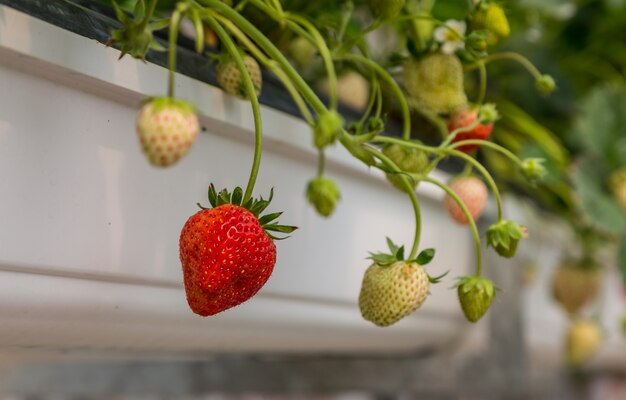
#> input picture Test2/test12.jpg, 626 x 400 px
$ python test.py
#> lines starting #> are read from the running program, lines starting #| are printed output that depends on the picture; after the words box and inside, x2 and y2 are one past the last pixel; in counts of white or black regions, pixels touching at a corner belong together

import cv2
import os
import time
import numpy as np
from operator import itemgetter
import matplotlib.pyplot as plt
from random import randint, uniform

# kmeans implementation with k-means++ initialization
def kmeans(data, k, max_iterations=100, tolerance=1e-4):
    centroids = [data[randint(0, data.shape[0] - 1)]]

    # Initialize other centroids using k-means++ initialization
    for _ in range(k - 1):
        distances = np.sqrt(((data - np.array(centroids)[:, np.newaxis])**2).sum(axis=2))
        min_distances = np.min(distances, axis=0)
        probabilities = min_distances / min_distances.sum()
        centroids.append(data[np.random.choice(data.shape[0], p=probabilities)])

    centroids = np.array(centroids)

    for _ in range(max_iterations):
        # Assign each data point to the closest centroid
        distances = np.sqrt(((data - centroids[:, np.newaxis])**2).sum(axis=2))
        cluster_assignments = np.argmin(distances, axis=0)

        # Update centroids
        new_centroids = np.array([data[cluster_assignments == i].mean(axis=0) for i in range(k)])

        # Check for convergence
        if np.abs(centroids - new_centroids).sum() < tolerance:
            break

        centroids = new_centroids

    return cluster_assignments, centroids

def detect_ripe_fruits(image):
    # Convert image to RGB color space
    rgb_image = cv2.cvtColor(image, cv2.COLOR_BGR2RGB)
    # Reshape the image to a 2D array of pixels and 3 color values (RGB)
    pixel_values = rgb_image.reshape((-1, 3))
    # Convert to float32
    pixel_values = np.float32(pixel_values)
    # Apply K-Means clustering
    num_clusters = 6
    labels, centers = kmeans(pixel_values, num_clusters)
    # Convert centers back to uint8
    centers = np.uint8(centers)
    # Create a new image by mapping each pixel to its corresponding cluster center
    segmented_image = centers[labels.flatten()]
    segmented_image = segmented_image.reshape(rgb_image.shape)
    # Create a mask for red color
    red_mask = cv2.inRange(segmented_image, (160, 0, 0), (255, 100, 100))
    # Find contours in the red mask
    contours, _ = cv2.findContours(red_mask, cv2.RETR_EXTERNAL, cv2.CHAIN_APPROX_SIMPLE)

    # Remove small contours
    def remove_small_boxes(contours, min_area=1000):
        filtered_contours = []
        for cnt in contours:
            area = cv2.contourArea(cnt)
            if area > min_area:
                filtered_contours.append(cnt)
        return filtered_contours

    contours = remove_small_boxes(contours, min_area=1500)

    # Merge nearby bounding boxes
    def merge_nearby_boxes(boxes, max_distance=10):
      merged_boxes = []
      for box in boxes:
          x, y, w, h = box
          merged = False
          for i, merged_box in enumerate(merged_boxes):
              mx, my, mw, mh = merged_box
              if abs(x - mx) < max_distance or abs(x + w - (mx + mw)) < max_distance or abs(y - my) < max_distance or abs(y + h - (my + mh)) < max_distance:
                  x1 = min(x, mx)
                  y1 = min(y, my)
                  x2 = max(x + w, mx + mw)
                  y2 = max(y + h, my + mh)
                  merged_boxes[i] = [x1, y1, x2 - x1, y2 - y1]
                  merged = True
                  break
          if not merged:
              merged_boxes.append([x, y, w, h])
      return merged_boxes

    boxes = [cv2.boundingRect(cnt) for cnt in contours]
    merged_boxes = merge_nearby_boxes(boxes, max_distance=10)

    # Remove inner bounding boxes
    def remove_inner_boxes(boxes):
        outer_boxes = []
        for box in boxes:
            x, y, w, h = box
            is_inner = False
            for outer_box in outer_boxes:
                ox, oy, ow, oh = outer_box
                if x >= ox and x + w <= ox + ow and y >= oy and y + h <= oy + oh:
                    is_inner = True
                    break
            if not is_inner:
                outer_boxes.append(box)
        return outer_boxes


    final_boxes = remove_inner_boxes(merged_boxes)

    # Draw bounding boxes around the detected ripe fruits
    # Draw bounding boxes around the detected ripe fruits
    result_image = rgb_image.copy()
    for box in final_boxes:
        x, y, w, h = box
        cv2.rectangle(result_image, (x, y), (x + w, y + h), (255, 0, 0), 2)  # Vẽ hình chữ nhật quanh quả chín

    return result_image


if __name__ == "__main__":
    image = cv2.imread('Test2/test12.jpg')
#> image is the input picture: shape (400, 626, 3); mean B, G, R 92.4, 121.8, 129.8

    # Detect ripe fruits with K=3 and max_iterations=5
    print("Thực hiện Kmeans với K=3, max_iterations=5")
    result_5_iter = detect_ripe_fruits(image)
#> in kmeans, `centroids = [data[randint(0, data.shape[0] - 1)]]`: centroids = [[97, 89, 78]]
#> after the loop in kmeans, `for _ in range(k - 1):`: centroids = [[97, 89, 78], [178, 177, 175], [143, 134, 119], [171, 168, 161], [119, 126, 30], [200, 179, 90]]
#> in detect_ripe_fruits, `labels, centers = kmeans(pixel_values, num_clusters)`: centers = [[46.98, 54.47, 13.81], [183.3, 176.7, 170.9], [113.4, 108.6, 90.91], [155.3, 144, 124.7], [97.43, 78.55, 30.74], [144.3, 130.7, 45.26]]
#> in detect_ripe_fruits, `centers = np.uint8(centers)`: centers = [[46, 54, 13], [183, 176, 170], [113, 108, 90], [155, 143, 124], [97, 78, 30], [144, 130, 45]]
#> in detect_ripe_fruits, `segmented_image = segmented_image.reshape(rgb_image.shape)`:
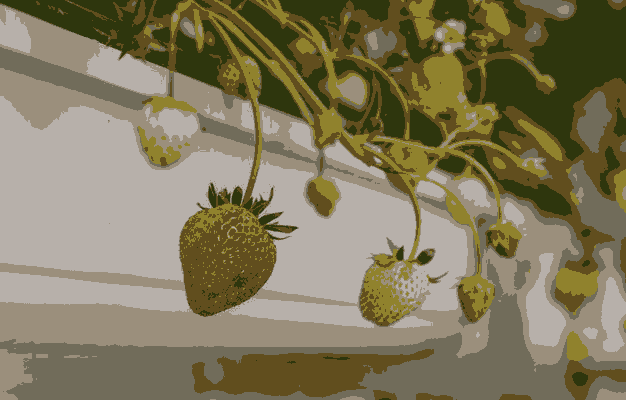
#> segmented_image: shape (400, 626, 3); mean R, G, B 129.4, 121.1, 91.6
#> in detect_ripe_fruits, `red_mask = cv2.inRange(segmented_image, (160, 0, 0), (255, 100, 100))`: red_mask: shape (400, 626); every value is 0
#> in detect_ripe_fruits, `contours, _ = cv2.findContours(red_mask, cv2.RETR_EXTERNAL, cv2.CHAIN_..`: contours = []
    plt.subplot(1, 2, 1)
    plt.imshow(cv2.cvtColor(image, cv2.COLOR_BGR2RGB))
    plt.title('Ảnh gốc (K=3, 5 Iterations)')
    plt.axis('off')
    plt.subplot(1, 2, 2)
    plt.imshow(result_5_iter)
    plt.title('Kết quả (K=3, 5 Iterations)')
    plt.axis('off')
    plt.show()
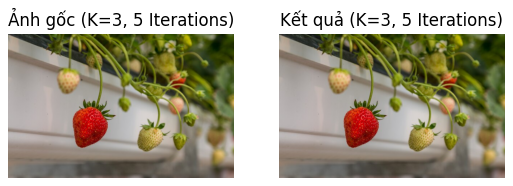
#> figure drawn by matplotlib, 2 panels

    # Detect ripe fruits with K=3 and max_iterations=10
    print("Thực hiện Kmeans với K=3, max_iterations=10")
    result_10_iter = detect_ripe_fruits(image)
    plt.subplot(1, 2, 1)
    plt.imshow(cv2.cvtColor(image, cv2.COLOR_BGR2RGB))
    plt.title('Ảnh gốc (K=3, 10 Iterations)')
    plt.axis('off')
    plt.subplot(1, 2, 2)
    plt.imshow(result_10_iter)
    plt.title('Kết quả (K=3, 10 Iterations)')
    plt.axis('off')
    plt.show()
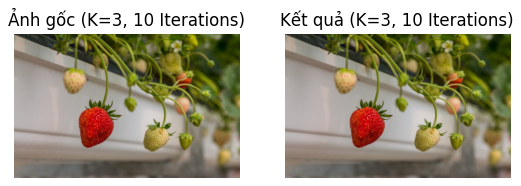
#> figure drawn by matplotlib, 2 panels

$ run again, with Test2/test10.jpg copied over Test2/test12.jpg
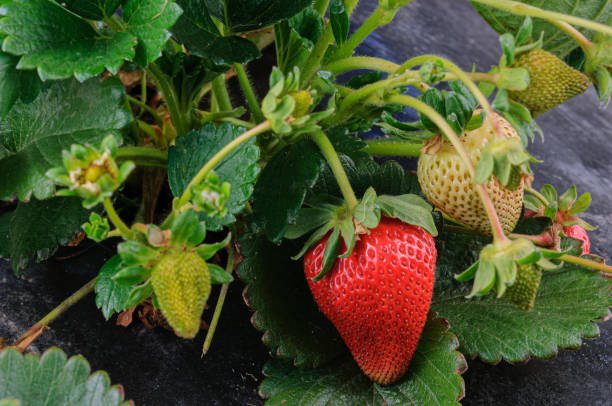
#> input picture Test2/test10.jpg, 612 x 406 px
#> image is the input picture: shape (406, 612, 3); mean B, G, R 44.2, 82.1, 74.6
#> in kmeans, `centroids = [data[randint(0, data.shape[0] - 1)]]`: centroids = [[65, 96, 36]]
#> after the loop in kmeans, `for _ in range(k - 1):`: centroids = [[65, 96, 36], [13, 35, 14], [141, 161, 89], [255, 119, 108], [60, 90, 4], [59, 79, 51]]
#> in detect_ripe_fruits, `labels, centers = kmeans(pixel_values, num_clusters)`: centers = [[126.3, 136, 39.52], [19.24, 30.67, 14.31], [173.9, 164.3, 110.9], [183.4, 39.3, 31.79], [56.94, 88.26, 33.51], [91.91, 110.3, 94.74]]
#> in detect_ripe_fruits, `centers = np.uint8(centers)`: centers = [[126, 135, 39], [19, 30, 14], [173, 164, 110], [183, 39, 31], [56, 88, 33], [91, 110, 94]]
#> in detect_ripe_fruits, `red_mask = cv2.inRange(segmented_image, (160, 0, 0), (255, 100, 100))`:
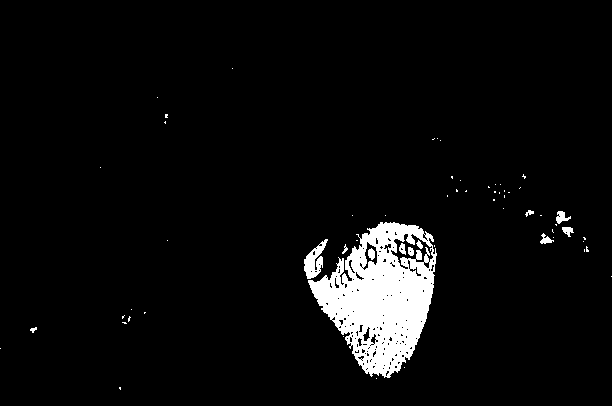
#> red_mask: shape (406, 612); 4.9% white; 61 white regions (49 under 20 px)
#> in detect_ripe_fruits, `contours, _ = cv2.findContours(red_mask, cv2.RETR_EXTERNAL, cv2.CHAIN_..`: contours = 57 contours, 52 with area under 20; largest, box (x1, y1, x2, y2) and area: (308, 222, 437, 378) 12164, (304, 239, 328, 279) 412, (556, 211, 571, 224) 82, (540, 233, 554, 244) 55, (562, 227, 574, 237) 55
#> the loop in remove_small_boxes, `for cnt in contours:` made 57 passes
#> area on passes 20, 23, 25, 27, 31: 412, 55, 55, 12164, 82
#> after the loop in remove_small_boxes, `for cnt in contours:`: filtered_contours = 1 contour; box (x1, y1, x2, y2) and area: (308, 222, 437, 378) 12164
#> in detect_ripe_fruits, `contours = remove_small_boxes(contours, min_area=1500)`: contours has the same summary as filtered_contours in remove_small_boxes
#> boxes = [(308, 222, 129, 156)]
#> the loop in merge_nearby_boxes, `for box in boxes:` made 1 pass
#> after the loop in merge_nearby_boxes, `for box in boxes:`: merged_boxes = [[308, 222, 129, 156]]
#> the loop in remove_inner_boxes, `for box in boxes:` made 1 pass
#> the loop in detect_ripe_fruits, `for box in final_boxes:` made 1 pass
#> `plt.show()`:
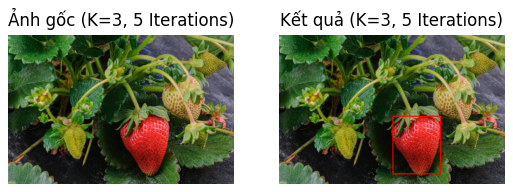
#> figure drawn by matplotlib, 2 panels
#> the loop in remove_small_boxes (call 2), `for cnt in contours:` made 57 passes
#> in detect_ripe_fruits (call 2), `contours = remove_small_boxes(contours, min_area=1500)`: contours has the same summary as filtered_contours in remove_small_boxes
#> the loop in merge_nearby_boxes (call 2), `for box in boxes:` made 1 pass
#> the loop in remove_inner_boxes (call 2), `for box in boxes:` made 1 pass
#> the loop in detect_ripe_fruits (call 2), `for box in final_boxes:` made 1 pass
